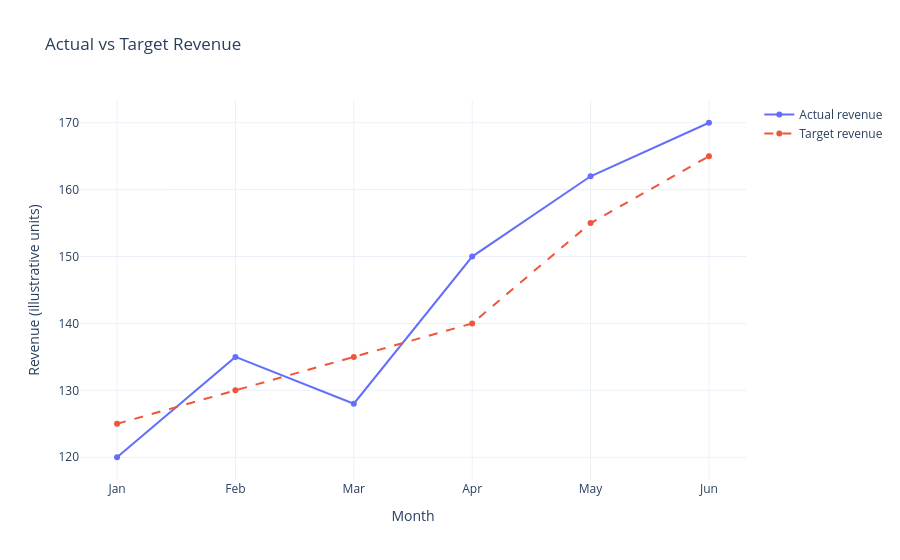

Notebook code for this chart:
### Markdown cell above
# 8. Multiple traces in one figure

## Theory
A figure can contain multiple traces. This is useful for comparing series on the same axes. Each trace has its own data and can have a legend entry.

## Question
Compare actual and target revenue using two line traces.

### Code cell
# Create a compact dataset with actual and target revenue.
comparison = pd.DataFrame({
    "Month": ["Jan", "Feb", "Mar", "Apr", "May", "Jun"],
    "Actual": [120, 135, 128, 150, 162, 170],
    "Target": [125, 130, 135, 140, 155, 165]
})

# Create an empty figure and add two separate traces.
fig_multi = go.Figure()

fig_multi.add_trace(
    go.Scatter(
        x=comparison["Month"],
        y=comparison["Actual"],
        mode="lines+markers",
        name="Actual revenue"
    )
)

fig_multi.add_trace(
    go.Scatter(
        x=comparison["Month"],
        y=comparison["Target"],
        mode="lines+markers",
        name="Target revenue",
        line=dict(dash="dash")
    )
)

# Configure the shared layout.
fig_multi.update_layout(
    title="Actual vs Target Revenue",
    xaxis_title="Month",
    yaxis_title="Revenue (illustrative units)",
    template="plotly_white"
)

fig_multi.show()

### Figure 1 — Plotly figure (JSON) as saved in the notebook; plotly's stock layout.template omitted (floating-point values rounded to 4 significant figures)
{"data": [{"mode": "lines+markers", "name": "Actual revenue", "type": "scatter", "x": ["Jan", "Feb", "Mar", "Apr", "May", "Jun"], "y": [120, 135, 128, 150, 162, 170]}, {"line": {"dash": "dash"}, "mode": "lines+markers", "name": "Target revenue", "type": "scatter", "x": ["Jan", "Feb", "Mar", "Apr", "May", "Jun"], "y": [125, 130, 135, 140, 155, 165]}], "layout": {"title": {"text": "Actual vs Target Revenue"}, "xaxis": {"title": {"text": "Month"}}, "yaxis": {"title": {"text": "Revenue (illustrative units)"}}}}
